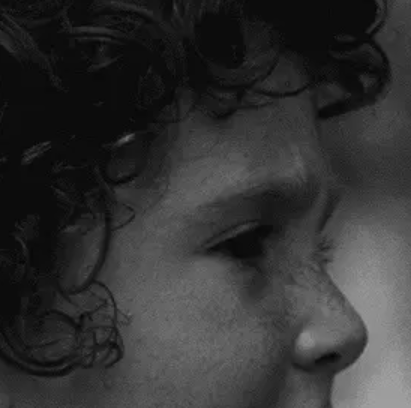
#> input picture original.png, 411 x 408 px
$ python main.py
#> lines starting #> are read from the running program, lines starting #| are printed output that depends on the picture
#> further down, origin is the input picture: shape (408, 411); min 3, max 163, mean 50.5
import cv2
import numpy as np
import matplotlib.pyplot as plt


def hist_equal(img, L=255):
#> called with L = 255
    h, w = img.shape
#> h = 408; w = 411
    # pixel number, add 1 to avoid divide by zero
    A0 = h * w + 1
#> A0 = 167689

    out = img.copy()
    sum_h = 0

    for i in range(1, 255):
        index = np.where(img == i)
        sum_h += len(img[index])
        fDA = L / A0 * sum_h
        out[index] = fDA
#> this loop made 254 passes
#> (index, sum_h, fDA) on passes 1 to 3: ((empty array, empty array), 0, 0), ((empty array, empty array), 0, 0), (([356], [332]), 1, 0.00152)
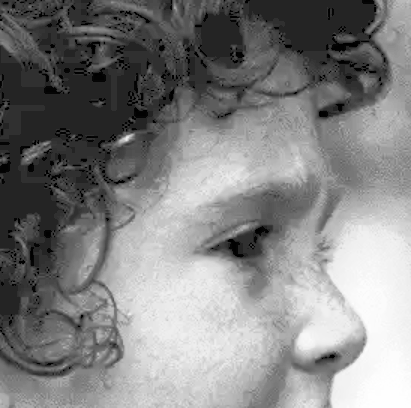
#> out: shape (408, 411); min 0, max 254, mean 130
#> after the loop, sum_h = 167688

    return out


# Press the green button in the gutter to run the script.
if __name__ == '__main__':
    origin = cv2.imread("original.png", cv2.IMREAD_GRAYSCALE)
    out = hist_equal(origin)

    plt.figure()
    plt.subplot(1, 2, 1)
    plt.hist(origin.ravel(), bins=255, rwidth=0.8, range=(0, 255))
    plt.xlabel("gray scale")
    plt.ylabel("pixel number")
    plt.title("origin")
    plt.subplot(1, 2, 2)
    plt.hist(out.ravel(), bins=255, rwidth=0.8, range=(0, 255))
    plt.xlabel("gray scale")
    plt.ylabel("pixel number")
    plt.title("output")
    plt.savefig("histograms_contrast.png")
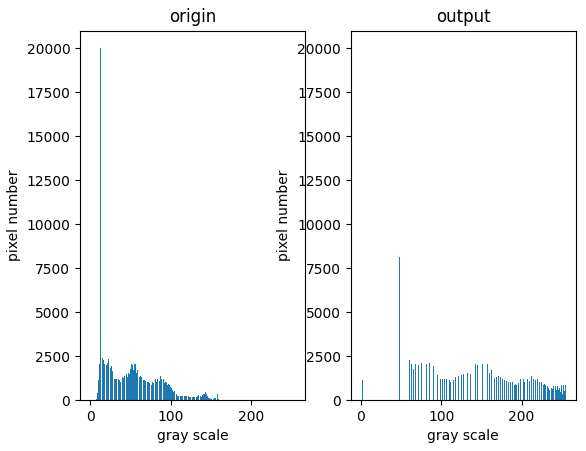
#> figure drawn by matplotlib, 2 panels; panel 1: tallest bar 20010 high, from x = 12.1 to 12.9; panel 2: tallest bar 20010 high, from x = 36.1 to 36.9
    plt.show()

    fig, (ax1, ax2) = plt.subplots(1, 2)
    ax1.imshow(origin, cmap='gray')
    ax1.set_title("origin")
    ax1.axis('off')
    ax2.imshow(out, cmap='gray')
    ax2.set_title("output")
    ax2.axis('off')
    plt.savefig("image_contrast.png")
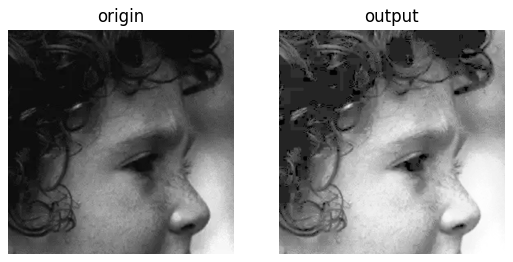
#> figure drawn by matplotlib, 2 panels
    plt.show()
